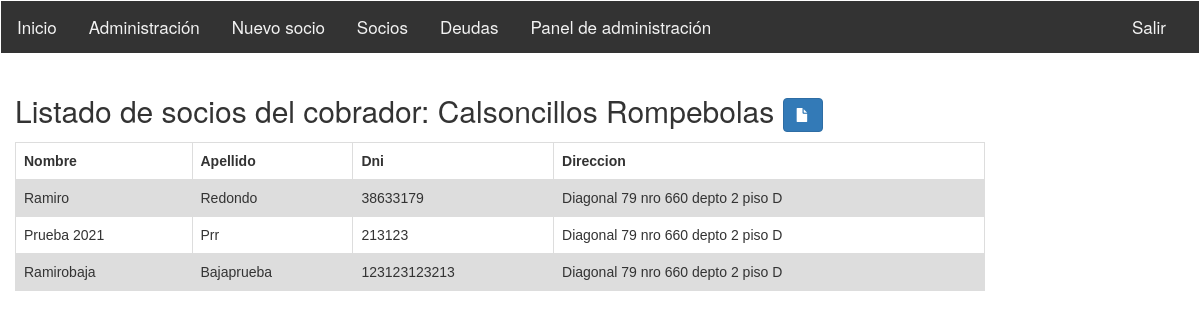
Before: /index/socioscobrador/1 (signed in) with the older database file.
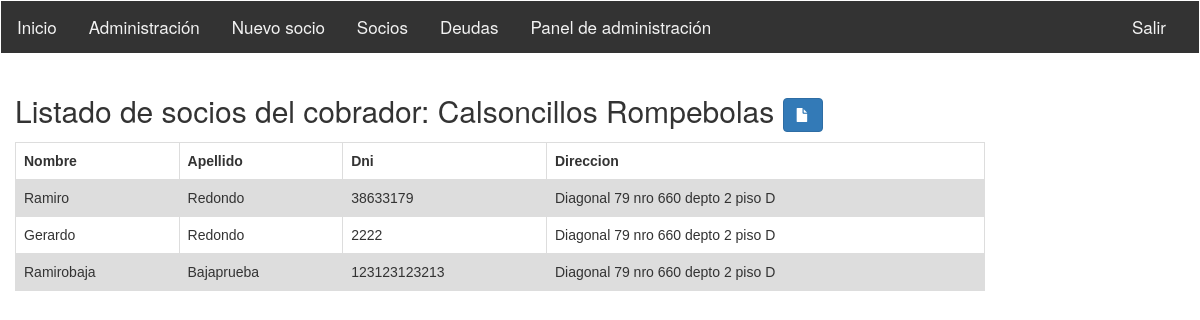
After: the same page with the newer database file.
### sistemasocioscap/models.py (models this page shows)
class Socio (models.Model):
	dni = models.IntegerField ()
	nombre = models.CharField(max_length= 200)
	apellido = models.CharField (max_length = 200)
	fecha_nacimiento = models.DateField(null = True, blank=True)
	nrosocio = models.IntegerField(null = True, blank=True)
	direccion = models.CharField (max_length = 200)
	mail = models.EmailField(max_length=254, null=True)
	cbu = models.IntegerField (null=True)
	dar_baja = models.CharField(max_length=32,choices=[('si', 'Si'),('no', 'No')],null = True, blank=True)
	registro = models.OneToOneField(RegistroPagos, on_delete=models.SET_NULL, null = True, blank=True)
	cobrador = models.ForeignKey(Cobrador, on_delete=models.SET_NULL, null = True, blank=True)
  	def get_absolute_url(self):
    		return reverse ('socio-detail', args=[str(self.id)])

### sistemasocioscap/views.py (the view)
# urls.py: url(r'^socioscobrador/(?P<id_cobrador>\d+)$', login_required(views.cobradorSociosList), name='cobrador_listadosocios'),
def cobradorSociosList(request, id_cobrador):
    cobrador = Cobrador.objects.get(id=id_cobrador)
    socios = Socio.objects.filter(cobrador=cobrador)
    return render (request,'cobrador_listadosocios.html',{'socios':socios,'cobrador':cobrador})

### sistemasocioscap/templates/cobrador_listadosocios.html (shortened to what this page needs)
{% extends "base_generic.html" %}
{% block content %}
<h2>Listado de socios del cobrador: {{cobrador.nombre}} {{cobrador.apellido}} <a class="btn btn-primary" href=""><span class="glyphicon glyphicon-file"></span></a> </h2>
<table class="tablasocios" style="">
  {% if socios %}
  <tr>
    <th scope="row">Nombre</th>
    <th>Apellido</th>
    <th>Dni </th>
    <th>Direccion</th>
  </tr>
  {% for socio in socios %}
  <tr>
    <td>{{socio.nombre}}</td>
    <td>{{socio.apellido}}</td>
    <td>{{socio.dni}}</td>
    <td>{{socio.direccion}}</td>
  </tr>
  {% endfor %}
  {% else %}
  <h4>No exisen registros de socios</h4>
  {% endif %}
</table>
{% endblock %}
{% load static %}

Changed rows visible on the page:
no longer on this page (row edited): Socio: nombre "Prueba 2021", apellido "Prr", dni "213123", direccion "Diagonal 79 nro 660 depto 2 piso D"
now on this page (row edited): Socio: nombre "Gerardo", apellido "Redondo", dni "2222", direccion "Diagonal 79 nro 660 depto 2 piso D"
